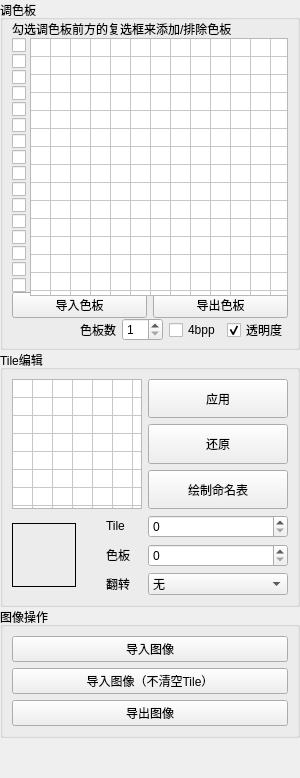
    <widget class="QWidget" name="widget_left" native="true">
     <property name="sizePolicy">
      <sizepolicy hsizetype="Fixed" vsizetype="Preferred">
       <horstretch>0</horstretch>
       <verstretch>0</verstretch>
      </sizepolicy>
     </property>
     <layout class="QVBoxLayout" name="verticalLayout_3">
      <property name="spacing">
       <number>0</number>
      </property>
      <property name="leftMargin">
       <number>0</number>
      </property>
      <property name="topMargin">
       <number>0</number>
      </property>
      <property name="rightMargin">
       <number>0</number>
      </property>
      <property name="bottomMargin">
       <number>0</number>
      </property>
      <item>
       <widget class="QGroupBox" name="groupBox_Palette">
        <property name="minimumSize">
         <size>
          <width>300</width>
          <height>350</height>
         </size>
        </property>
        <property name="maximumSize">
         <size>
          <width>300</width>
          <height>350</height>
         </size>
        </property>
        <property name="title">
         <string>调色板</string>
        </property>
        <layout class="QGridLayout" name="gridLayout_2">
         <property name="leftMargin">
          <number>5</number>
         </property>
         <property name="topMargin">
          <number>0</number>
         </property>
         <property name="rightMargin">
          <number>5</number>
         </property>
         <property name="bottomMargin">
          <number>5</number>
         </property>
         <property name="spacing">
          <number>0</number>
         </property>
         <item row="1" column="1">
          <widget class="QWidget" name="widget_paletteFilter" native="true">
           <property name="enabled">
            <bool>true</bool>
           </property>
           <property name="sizePolicy">
            <sizepolicy hsizetype="Fixed" vsizetype="Minimum">
             <horstretch>0</horstretch>
             <verstretch>0</verstretch>
            </sizepolicy>
           </property>
           <property name="maximumSize">
            <size>
             <width>16777215</width>
             <height>258</height>
            </size>
           </property>
           <layout class="QVBoxLayout" name="verticalLayout">
            <property name="spacing">
             <number>1</number>
            </property>
            <property name="leftMargin">
             <number>0</number>
            </property>
            <property name="topMargin">
             <number>0</number>
            </property>
            <property name="rightMargin">
             <number>0</number>
            </property>
            <property name="bottomMargin">
             <number>0</number>
            </property>
            <item>
             <widget class="QCheckBox" name="checkBox_Pal0">
              <property name="maximumSize">
               <size>
                <width>16</width>
                <height>16777215</height>
               </size>
              </property>
              <property name="text">
               <string/>
              </property>
             </widget>
            </item>
            <item>
             <widget class="QCheckBox" name="checkBox_Pal1">
              <property name="maximumSize">
               <size>
                <width>16</width>
                <height>16777215</height>
               </size>
              </property>
              <property name="text">
               <string/>
              </property>
             </widget>
            </item>
            <item>
             <widget class="QCheckBox" name="checkBox_Pal2">
              <property name="maximumSize">
               <size>
                <width>16</width>
                <height>16777215</height>
               </size>
              </property>
              <property name="text">
               <string/>
              </property>
             </widget>
            </item>
            <item>
             <widget class="QCheckBox" name="checkBox_Pal3">
              <property name="maximumSize">
               <size>
                <width>16</width>
                <height>16777215</height>
               </size>
              </property>
              <property name="text">
               <string/>
              </property>
             </widget>
            </item>
            <item>
             <widget class="QCheckBox" name="checkBox_Pal4">
              <property name="maximumSize">
               <size>
                <width>16</width>
                <height>16777215</height>
               </size>
              </property>
              <property name="text">
               <string/>
              </property>
             </widget>
            </item>
            <item>
             <widget class="QCheckBox" name="checkBox_Pal5">
              <property name="maximumSize">
               <size>
                <width>16</width>
                <height>16777215</height>
               </size>
              </property>
              <property name="text">
               <string/>
              </property>
             </widget>
            </item>
            <item>
             <widget class="QCheckBox" name="checkBox_Pal6">
              <property name="maximumSize">
               <size>
                <width>16</width>
                <height>16777215</height>
               </size>
              </property>
              <property name="text">
               <string/>
              </property>
             </widget>
            </item>
            <item>
             <widget class="QCheckBox" name="checkBox_Pal7">
              <property name="maximumSize">
               <size>
                <width>16</width>
                <height>16777215</height>
               </size>
              </property>
              <property name="text">
               <string/>
              </property>
             </widget>
            </item>
            <item>
             <widget class="QCheckBox" name="checkBox_Pal8">
              <property name="maximumSize">
               <size>
                <width>16</width>
                <height>16777215</height>
               </size>
              </property>
              <property name="text">
               <string/>
              </property>
             </widget>
            </item>
            <item>
             <widget class="QCheckBox" name="checkBox_Pal9">
              <property name="maximumSize">
               <size>
                <width>16</width>
                <height>16777215</height>
               </size>
              </property>
              <property name="text">
               <string/>
              </property>
             </widget>
            </item>
            <item>
             <widget class="QCheckBox" name="checkBox_Pala">
              <property name="maximumSize">
               <size>
                <width>16</width>
                <height>16777215</height>
               </size>
              </property>
              <property name="text">
               <string/>
              </property>
             </widget>
            </item>
            <item>
             <widget class="QCheckBox" name="checkBox_Palb">
              <property name="maximumSize">
               <size>
                <width>16</width>
                <height>16777215</height>
               </size>
              </property>
              <property name="text">
               <string/>
              </property>
             </widget>
            </item>
            <item>
             <widget class="QCheckBox" name="checkBox_Palc">
              <property name="maximumSize">
               <size>
                <width>16</width>
                <height>16777215</height>
               </size>
              </property>
              <property name="text">
               <string/>
              </property>
             </widget>
            </item>
            <item>
             <widget class="QCheckBox" name="checkBox_Pald">
              <property name="maximumSize">
               <size>
                <width>16</width>
                <height>16777215</height>
               </size>
              </property>
              <property name="text">
               <string/>
              </property>
             </widget>
            </item>
            <item>
             <widget class="QCheckBox" name="checkBox_Pale">
              <property name="maximumSize">
               <size>
                <width>16</width>
                <height>16777215</height>
               </size>
              </property>
              <property name="text">
               <string/>
              </property>
             </widget>
            </item>
            <item>
             <widget class="QCheckBox" name="checkBox_Palf">
              <property name="maximumSize">
               <size>
                <width>16</width>
                <height>16777215</height>
               </size>
              </property>
              <property name="text">
               <string/>
              </property>
             </widget>
            </item>
           </layout>
          </widget>
         </item>
         <item row="2" column="1" colspan="2">
          <widget class="QWidget" name="widget_2" native="true">
           <property name="sizePolicy">
            <sizepolicy hsizetype="Preferred" vsizetype="Fixed">
             <horstretch>0</horstretch>
             <verstretch>0</verstretch>
            </sizepolicy>
           </property>
           <layout class="QHBoxLayout" name="horizontalLayout">
            <property name="leftMargin">
             <number>0</number>
            </property>
            <property name="topMargin">
             <number>0</number>
            </property>
            <property name="rightMargin">
             <number>0</number>
            </property>
            <property name="bottomMargin">
             <number>0</number>
            </property>
            <item>
             <widget class="QPushButton" name="pushButton_loadPalette">
              <property name="text">
               <string>导入色板</string>
              </property>
             </widget>
            </item>
            <item>
             <widget class="QPushButton" name="pushButton_savePalette">
              <property name="text">
               <string>导出色板</string>
              </property>
             </widget>
            </item>
           </layout>
          </widget>
         </item>
         <item row="1" column="2">
          <widget class="QTableWidget" name="tableWidget_Palette">
           <property name="sizePolicy">
            <sizepolicy hsizetype="Minimum" vsizetype="Minimum">
             <horstretch>0</horstretch>
             <verstretch>0</verstretch>
            </sizepolicy>
           </property>
           <property name="minimumSize">
            <size>
             <width>258</width>
             <height>258</height>
            </size>
           </property>
           <property name="maximumSize">
            <size>
             <width>258</width>
             <height>258</height>
            </size>
           </property>
           <property name="verticalScrollBarPolicy">
            <enum>Qt::ScrollBarAlwaysOff</enum>
           </property>
           <property name="horizontalScrollBarPolicy">
            <enum>Qt::ScrollBarAlwaysOff</enum>
           </property>
           <property name="autoScroll">
            <bool>true</bool>
           </property>
           <property name="editTriggers">
            <set>QAbstractItemView::NoEditTriggers</set>
           </property>
           <property name="selectionMode">
            <enum>QAbstractItemView::NoSelection</enum>
           </property>
           <property name="rowCount">
            <number>16</number>
           </property>
           <property name="columnCount">
            <number>16</number>
           </property>
           <attribute name="horizontalHeaderVisible">
            <bool>false</bool>
           </attribute>
           <attribute name="horizontalHeaderCascadingSectionResizes">
            <bool>false</bool>
           </attribute>
           <attribute name="horizontalHeaderMinimumSectionSize">
            <number>16</number>
           </attribute>
           <attribute name="horizontalHeaderDefaultSectionSize">
            <number>16</number>
           </attribute>
           <attribute name="verticalHeaderVisible">
            <bool>false</bool>
           </attribute>
           <attribute name="verticalHeaderMinimumSectionSize">
            <number>16</number>
           </attribute>
           <attribute name="verticalHeaderDefaultSectionSize">
            <number>16</number>
           </attribute>
           <row>
            <property name="text">
             <string/>
            </property>
           </row>
           <row>
            <property name="text">
             <string/>
            </property>
           </row>
           <row>
            <property name="text">
             <string/>
            </property>
           </row>
           <row>
            <property name="text">
             <string/>
            </property>
           </row>
           <row>
            <property name="text">
             <string/>
            </property>
           </row>
           <row>
            <property name="text">
             <string/>
            </property>
           </row>
           <row>
            <property name="text">
             <string/>
            </property>
           </row>
           <row>
            <property name="text">
             <string/>
            </property>
           </row>
           <row/>
           <row/>
           <row/>
           <row/>
           <row/>
           <row/>
           <row/>
           <row/>
           <column>
            <property name="text">
             <string/>
            </property>
           </column>
           <column>
            <property name="text">
             <string/>
            </property>
           </column>
           <column>
            <property name="text">
             <string/>
            </property>
           </column>
           <column>
            <property name="text">
             <string/>
            </property>
           </column>
           <column>
            <property name="text">
             <string/>
            </property>
           </column>
           <column/>
           <column/>
           <column/>
           <column/>
           <column/>
           <column/>
           <column/>
           <column/>
           <column/>
           <column/>
           <column/>
          </widget>
         </item>
         <item row="0" column="1" colspan="2">
          <widget class="QLabel" name="label_PaletteInfo">
           <property name="sizePolicy">
            <sizepolicy hsizetype="Preferred" vsizetype="Fixed">
             <horstretch>0</horstretch>
             <verstretch>0</verstretch>
            </sizepolicy>
           </property>
           <property name="text">
            <string>勾选调色板前方的复选框来添加/排除色板</string>
           </property>
          </widget>
         </item>
         <item row="3" column="1" colspan="2">
          <widget class="QWidget" name="widget" native="true">
           <layout class="QHBoxLayout" name="horizontalLayout_7">
            <property name="leftMargin">
             <number>0</number>
            </property>
            <property name="topMargin">
             <number>0</number>
            </property>
            <property name="rightMargin">
             <number>0</number>
            </property>
            <property name="bottomMargin">
             <number>0</number>
            </property>
            <item>
             <spacer name="horizontalSpacer_9">
              <property name="orientation">
               <enum>Qt::Horizontal</enum>
              </property>
              <property name="sizeHint" stdset="0">
               <size>
                <width>40</width>
                <height>20</height>
               </size>
              </property>
             </spacer>
            </item>
            <item>
             <widget class="QLabel" name="label_9">
              <property name="text">
               <string>色板数</string>
              </property>
             </widget>
            </item>
            <item>
             <widget class="QSpinBox" name="spinBox_PalCount">
              <property name="minimum">
               <number>1</number>
              </property>
              <property name="maximum">
               <number>16</number>
              </property>
             </widget>
            </item>
            <item>
             <widget class="QCheckBox" name="checkBox_Use4bpp">
              <property name="sizePolicy">
               <sizepolicy hsizetype="Fixed" vsizetype="Fixed">
                <horstretch>0</horstretch>
                <verstretch>0</verstretch>
               </sizepolicy>
              </property>
              <property name="toolTip">
               <string>每个Tile使用独立的16色调色板</string>
              </property>
              <property name="text">
               <string>4bpp</string>
              </property>
             </widget>
            </item>
            <item>
             <widget class="QCheckBox" name="checkBox_UseAlpha">
              <property name="sizePolicy">
               <sizepolicy hsizetype="Fixed" vsizetype="Fixed">
                <horstretch>0</horstretch>
                <verstretch>0</verstretch>
               </sizepolicy>
              </property>
              <property name="toolTip">
               <string>将第一个颜色用作透明色</string>
              </property>
              <property name="text">
               <string>透明度</string>
              </property>
              <property name="checked">
               <bool>true</bool>
              </property>
             </widget>
            </item>
           </layout>
          </widget>
         </item>
        </layout>
       </widget>
      </item>
      <item>
       <widget class="QGroupBox" name="groupBox_TileEditor">
        <property name="sizePolicy">
         <sizepolicy hsizetype="Preferred" vsizetype="Minimum">
          <horstretch>0</horstretch>
          <verstretch>0</verstretch>
         </sizepolicy>
        </property>
        <property name="maximumSize">
         <size>
          <width>300</width>
          <height>16777215</height>
         </size>
        </property>
        <property name="title">
         <string>Tile编辑</string>
        </property>
        <layout class="QGridLayout" name="gridLayout_3">
         <item row="5" column="0" rowspan="3">
          <widget class="QLabel" name="label_ColorView">
           <property name="maximumSize">
            <size>
             <width>64</width>
             <height>64</height>
            </size>
           </property>
           <property name="frameShape">
            <enum>QFrame::Box</enum>
           </property>
           <property name="text">
            <string/>
           </property>
          </widget>
         </item>
         <item row="6" column="2">
          <widget class="QSpinBox" name="spinBox_PaletteNo">
           <property name="maximum">
            <number>15</number>
           </property>
          </widget>
         </item>
         <item row="7" column="1">
          <widget class="QLabel" name="label_4">
           <property name="sizePolicy">
            <sizepolicy hsizetype="Fixed" vsizetype="Fixed">
             <horstretch>0</horstretch>
             <verstretch>0</verstretch>
            </sizepolicy>
           </property>
           <property name="text">
            <string>翻转</string>
           </property>
          </widget>
         </item>
         <item row="3" column="2">
          <widget class="QWidget" name="widget_TileEditorButtoms" native="true">
           <layout class="QVBoxLayout" name="verticalLayout_2">
            <property name="leftMargin">
             <number>0</number>
            </property>
            <property name="topMargin">
             <number>0</number>
            </property>
            <property name="rightMargin">
             <number>0</number>
            </property>
            <property name="bottomMargin">
             <number>0</number>
            </property>
            <item>
             <widget class="QPushButton" name="pushButton_ApplyTile">
              <property name="sizePolicy">
               <sizepolicy hsizetype="Minimum" vsizetype="Minimum">
                <horstretch>0</horstretch>
                <verstretch>0</verstretch>
               </sizepolicy>
              </property>
              <property name="toolTip">
               <string>应用tile修改的结果</string>
              </property>
              <property name="text">
               <string>应用</string>
              </property>
             </widget>
            </item>
            <item>
             <widget class="QPushButton" name="pushButton_ResetTile">
              <property name="sizePolicy">
               <sizepolicy hsizetype="Minimum" vsizetype="Minimum">
                <horstretch>0</horstretch>
                <verstretch>0</verstretch>
               </sizepolicy>
              </property>
              <property name="toolTip">
               <string>撤销修改</string>
              </property>
              <property name="text">
               <string>还原</string>
              </property>
             </widget>
            </item>
            <item>
             <widget class="QPushButton" name="pushButton_DrawScreen">
              <property name="sizePolicy">
               <sizepolicy hsizetype="Minimum" vsizetype="Minimum">
                <horstretch>0</horstretch>
                <verstretch>0</verstretch>
               </sizepolicy>
              </property>
              <property name="toolTip">
               <string>启用后，可以将tile画在命名表中</string>
              </property>
              <property name="text">
               <string>绘制命名表</string>
              </property>
              <property name="checkable">
               <bool>true</bool>
              </property>
             </widget>
            </item>
           </layout>
          </widget>
         </item>
         <item row="6" column="1">
          <widget class="QLabel" name="label_2">
           <property name="sizePolicy">
            <sizepolicy hsizetype="Fixed" vsizetype="Fixed">
             <horstretch>0</horstretch>
             <verstretch>0</verstretch>
            </sizepolicy>
           </property>
           <property name="text">
            <string>色板</string>
           </property>
          </widget>
         </item>
         <item row="5" column="2">
          <widget class="QSpinBox" name="spinBox_tileNo">
           <property name="maximum">
            <number>1023</number>
           </property>
          </widget>
         </item>
         <item row="7" column="2">
          <widget class="QComboBox" name="comboBox_flip">
           <item>
            <property name="text">
             <string>无</string>
            </property>
           </item>
           <item>
            <property name="text">
             <string>水平翻转</string>
            </property>
           </item>
           <item>
            <property name="text">
             <string>垂直翻转</string>
            </property>
           </item>
           <item>
            <property name="text">
             <string>旋转180度</string>
            </property>
           </item>
          </widget>
         </item>
         <item row="5" column="1">
          <widget class="QLabel" name="label_3">
           <property name="sizePolicy">
            <sizepolicy hsizetype="Fixed" vsizetype="Fixed">
             <horstretch>0</horstretch>
             <verstretch>0</verstretch>
            </sizepolicy>
           </property>
           <property name="text">
            <string>Tile</string>
           </property>
          </widget>
         </item>
         <item row="3" column="0" colspan="2">
          <widget class="QTableWidget" name="tableWidget_TileCanvas">
           <property name="sizePolicy">
            <sizepolicy hsizetype="Minimum" vsizetype="Minimum">
             <horstretch>0</horstretch>
             <verstretch>0</verstretch>
            </sizepolicy>
           </property>
           <property name="minimumSize">
            <size>
             <width>130</width>
             <height>130</height>
            </size>
           </property>
           <property name="maximumSize">
            <size>
             <width>130</width>
             <height>130</height>
            </size>
           </property>
           <property name="verticalScrollBarPolicy">
            <enum>Qt::ScrollBarAlwaysOff</enum>
           </property>
           <property name="horizontalScrollBarPolicy">
            <enum>Qt::ScrollBarAlwaysOff</enum>
           </property>
           <property name="autoScroll">
            <bool>true</bool>
           </property>
           <property name="editTriggers">
            <set>QAbstractItemView::NoEditTriggers</set>
           </property>
           <property name="selectionMode">
            <enum>QAbstractItemView::NoSelection</enum>
           </property>
           <property name="rowCount">
            <number>16</number>
           </property>
           <property name="columnCount">
            <number>16</number>
           </property>
           <attribute name="horizontalHeaderVisible">
            <bool>false</bool>
           </attribute>
           <attribute name="horizontalHeaderCascadingSectionResizes">
            <bool>false</bool>
           </attribute>
           <attribute name="horizontalHeaderMinimumSectionSize">
            <number>16</number>
           </attribute>
           <attribute name="horizontalHeaderDefaultSectionSize">
            <number>16</number>
           </attribute>
           <attribute name="verticalHeaderVisible">
            <bool>false</bool>
           </attribute>
           <attribute name="verticalHeaderMinimumSectionSize">
            <number>16</number>
           </attribute>
           <attribute name="verticalHeaderDefaultSectionSize">
            <number>16</number>
           </attribute>
           <row>
            <property name="text">
             <string/>
            </property>
           </row>
           <row>
            <property name="text">
             <string/>
            </property>
           </row>
           <row>
            <property name="text">
             <string/>
            </property>
           </row>
           <row>
            <property name="text">
             <string/>
            </property>
           </row>
           <row>
            <property name="text">
             <string/>
            </property>
           </row>
           <row>
            <property name="text">
             <string/>
            </property>
           </row>
           <row>
            <property name="text">
             <string/>
            </property>
           </row>
           <row/>
           <row/>
           <row/>
           <row/>
           <row/>
           <row/>
           <row/>
           <row/>
           <row/>
           <column>
            <property name="text">
             <string/>
            </property>
           </column>
           <column>
            <property name="text">
             <string/>
            </property>
           </column>
           <column>
            <property name="text">
             <string/>
            </property>
           </column>
           <column>
            <property name="text">
             <string/>
            </property>
           </column>
           <column>
            <property name="text">
             <string/>
            </property>
           </column>
           <column/>
           <column/>
           <column/>
           <column/>
           <column/>
           <column/>
           <column/>
           <column/>
           <column/>
           <column/>
           <column/>
          </widget>
         </item>
        </layout>
       </widget>
      </item>
      <item>
       <widget class="QGroupBox" name="groupBox_ImageOp">
        <property name="sizePolicy">
         <sizepolicy hsizetype="Preferred" vsizetype="Maximum">
          <horstretch>0</horstretch>
          <verstretch>0</verstretch>
         </sizepolicy>
        </property>
        <property name="title">
         <string>图像操作</string>
        </property>
        <layout class="QVBoxLayout" name="verticalLayout_6">
         <item>
          <widget class="QPushButton" name="pushButton_loadImg">
           <property name="toolTip">
            <string>导入图像，并自动计算命名表和tiles</string>
           </property>
           <property name="text">
            <string>导入图像</string>
           </property>
          </widget>
         </item>
         <item>
          <widget class="QPushButton" name="pushButton_loadImgNoClearTiles">
           <property name="toolTip">
            <string>不清空tile导入图像，适用于多张命名表共用一组Tiles的情况</string>
           </property>
           <property name="text">
            <string>导入图像（不清空Tile）</string>
           </property>
          </widget>
         </item>
         <item>
          <widget class="QPushButton" name="pushButton_saveImg">
           <property name="text">
            <string>导出图像</string>
           </property>
          </widget>
         </item>
        </layout>
       </widget>
      </item>
      <item>
       <spacer name="verticalSpacer">
        <property name="orientation">
         <enum>Qt::Vertical</enum>
        </property>
        <property name="sizeHint" stdset="0">
         <size>
          <width>20</width>
          <height>40</height>
         </size>
        </property>
       </spacer>
      </item>
     </layout>
    </widget>
